Frame 1 (no input): blank canvas, image omitted
Frame 60 (the mouse pressed at the canvas centre just before this capture): blank canvas, image omitted
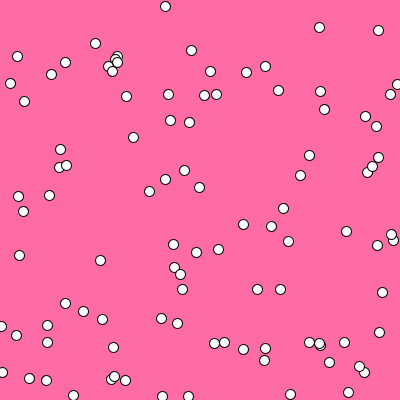
Frame 120 (the mouse held since frame 60 and released just before this capture)

The Processing sketch whose frames 1 and 60 were blank and that drew this single picture after the mouse press (run headless with seeded random() and noise(); from frame 60 on, the mouse is pressed at the canvas centre):

// Processing sketch: sketch_170915f
// ── sketch_170915f.pde
void setup() {
  size( 400, 400);
  frameRate (6);
  //velocidad que se cambia
}

void draw() {
background ((255),random(255),random(255));
  for (int i=0; i<100; i++) {
if (mousePressed){ 
  println("press");
    ellipse(random (width), random(height), 10, 10);
}
    
  }
  
}
